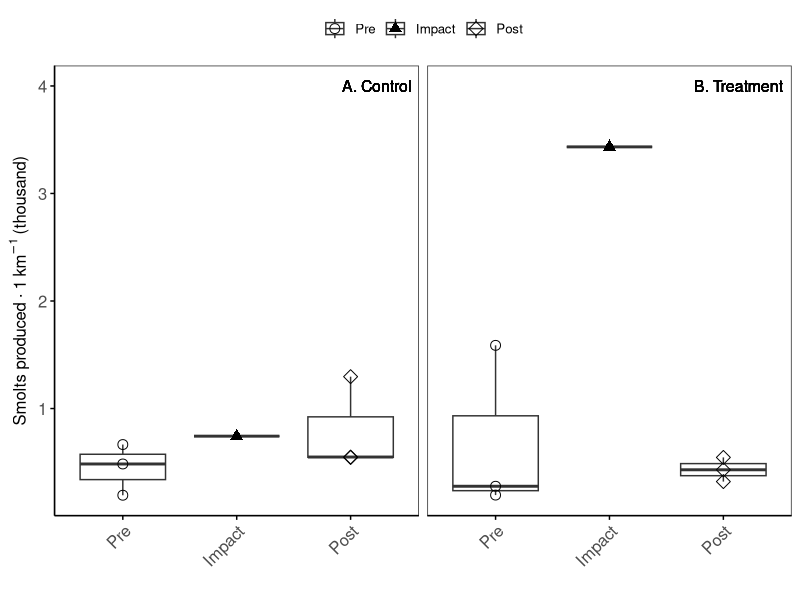
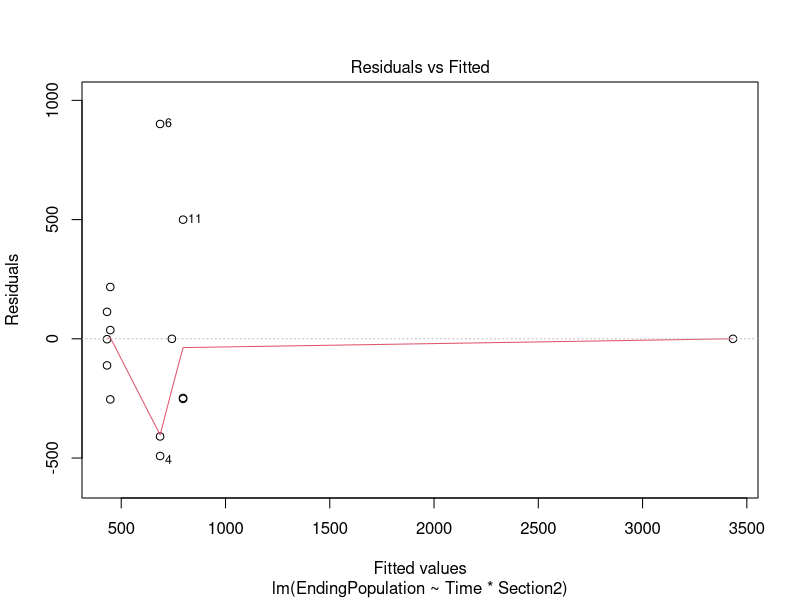
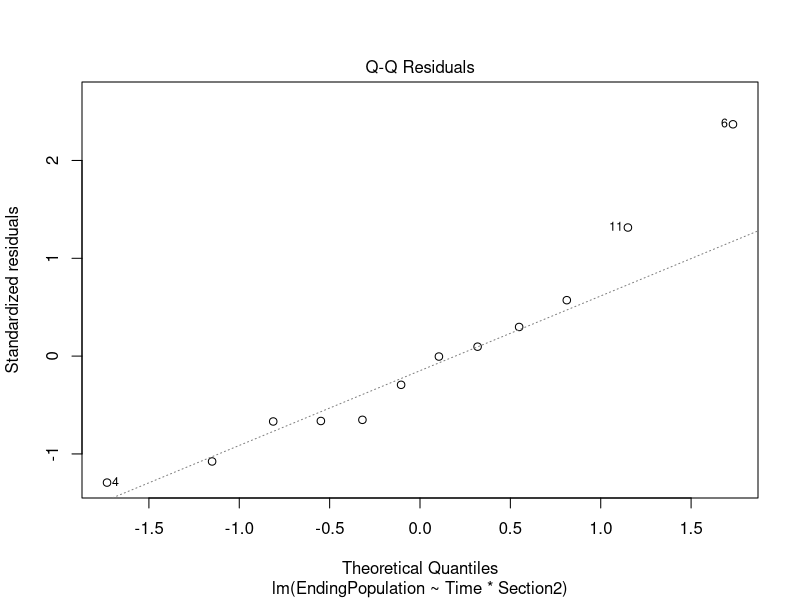
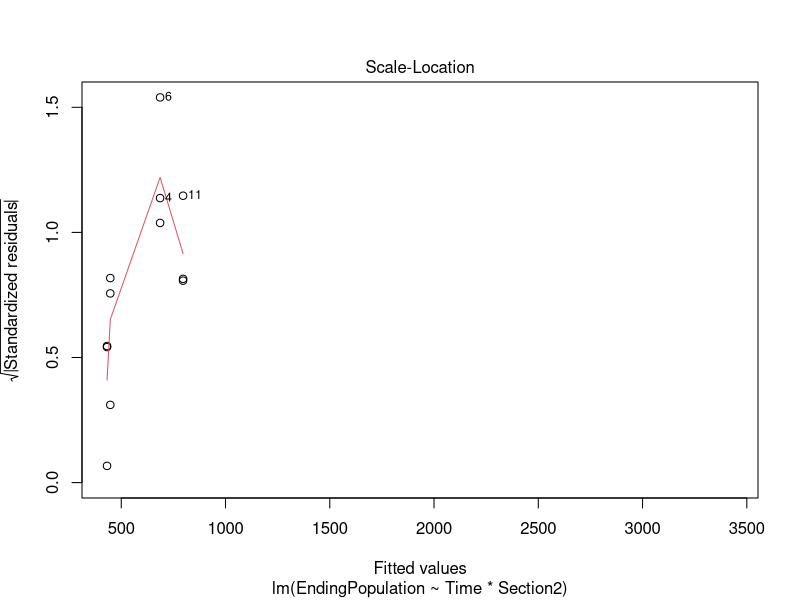
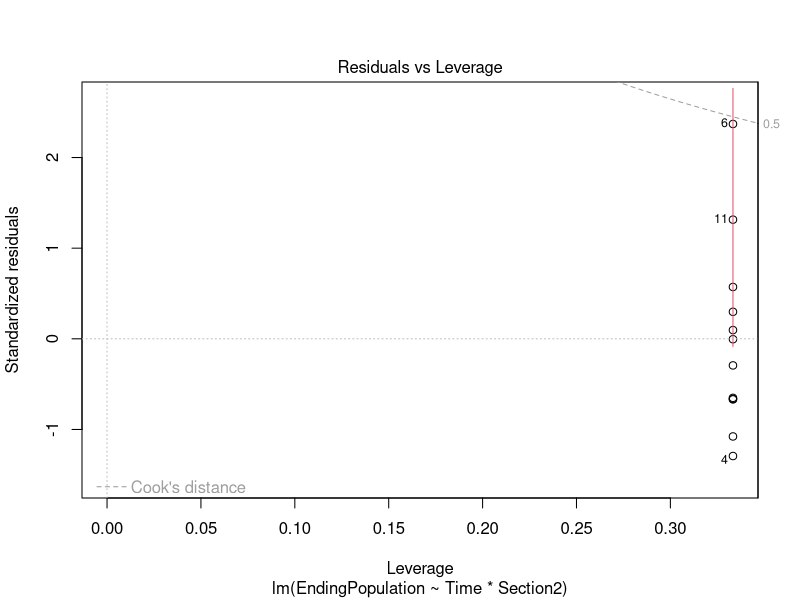
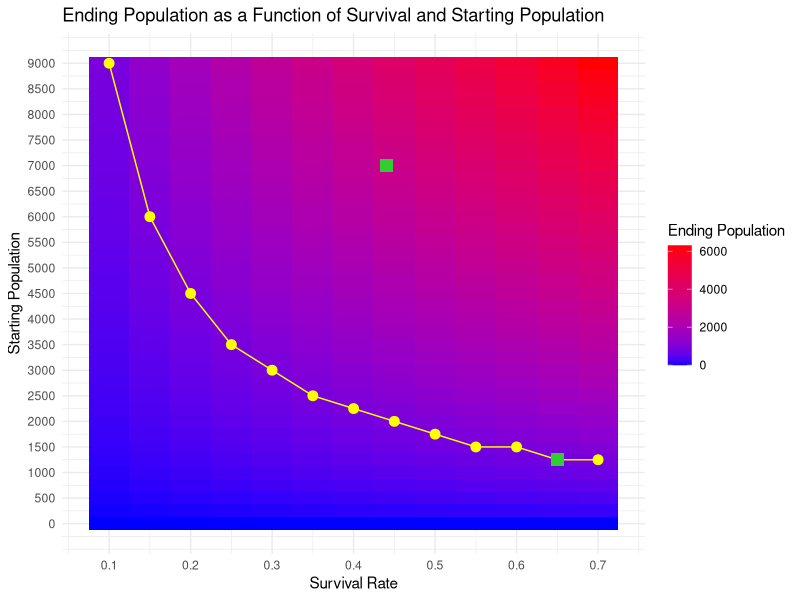
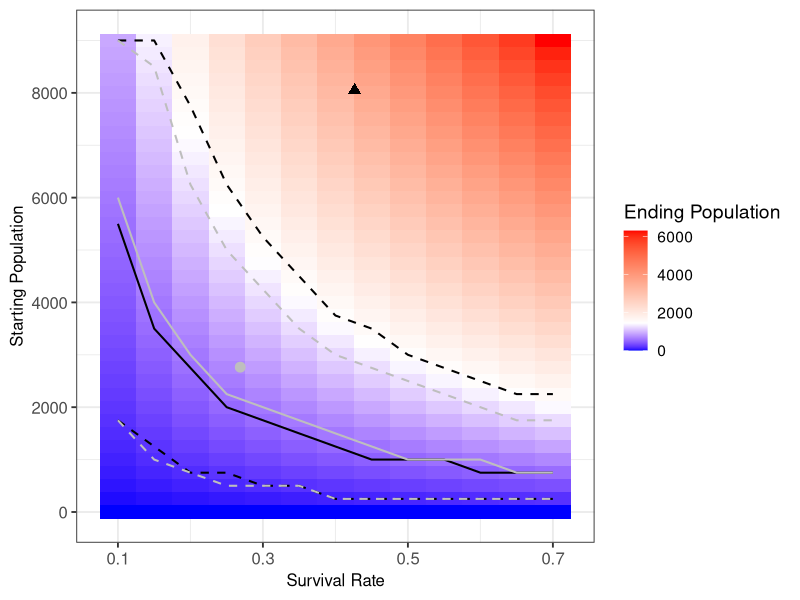
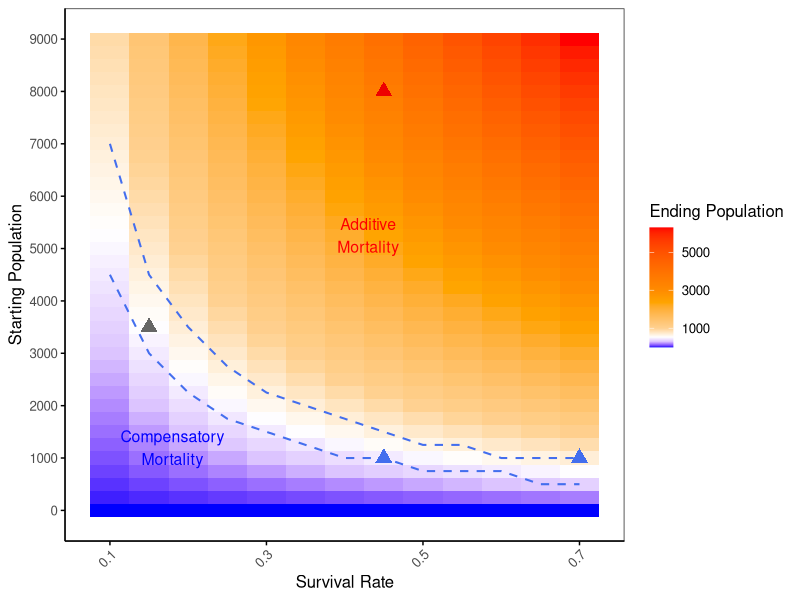

Generate these figures, in order, with R:
#Lindsy Ciepiela
#10/8/24
library(tidyverse)
#~~~~~~~~~~~~~~~~~~~~~~~~~~~~~~~~~~~~~~~~~~~~~~~~
#Import survival by  year
setwd("D:/2024_30Mile_Pub/R/Thirtymile_SMB_reduction/Survival/Summary_Plots_Modeled_Relative_Survival")
Surv <- read.csv("SurvivalB.csv")
Surv$Year <- as.character(Surv$Year)
Surv$Base <- NA
Surv <- Surv %>% 
   filter((MarkSite == "MObelow" & Year == "2017")|
            (MarkSite == "MObelow" & Year == "2018")|
            (MarkSite == "MObelow" & Year == "2019")|
            (MarkSite == "MOabove" & Year == "2020")|
            (MarkSite == "MOabove" & Year == "2021")|
            (MarkSite == "MOabove" & Year == "2022")|
            (MarkSite == "MOabove" & Year == "2023")|
            (MarkSite == "Per2")
            ) %>%
  mutate(Base = case_when(
    Year == "2017" ~ "PrePost", 
    Year == "2018" ~ "PrePost", 
    Year == "2019" ~ "PrePost", 
    Year == "2020" ~ "During", 
    Year == "2021" ~ "PrePost", 
    Year == "2022" ~ "PrePost", 
    Year == "2023" ~ "PrePost", 
  )) %>%
  
  mutate(MarkSite = case_when(
    MarkSite == "MOabove" ~ "Treatment", 
    MarkSite == "MObelow" ~ "Treatment", 
    MarkSite == "Per2" ~ "Control"
  )) %>%
  rename (Section2 = MarkSite) %>%
  select (Year, Section2, Base, mean, X2.5., X97.5.)



#~~~~~~~~~~~~~~~~~~~~~~~~~~~~~~~~~~~~~~~~~~~~~~~
#Import abundance by year
setwd("D:/2024_30Mile_Pub/R/Thirtymile_SMB_reduction/Abundance")
Abund <- read.csv("RBT_density.csv")
Abund$Year <- as.character(Abund$Year)
Abund$Base <- NA

Abund <- Abund %>% 
  filter (Section2 == "Treatment"|
          Section2 == "Control") %>%
  mutate(Base = case_when(
    Time == "Impact" ~ "During", 
    Time == "Pre" ~ "PrePost", 
    Time == "Impact +1" ~ "PrePost", 
    Time == "Post" ~ "PrePost"
  ))

Abund_Summary <- Abund %>% 
  group_by(Year, Base, Section2) %>%
  summarize (Mean_Density_MeanCE = mean(Density_MeanCE), 
             SD_Density_MeanCE = sd(Density_MeanCE), 
             Count_Density_MeanCE = n())
#~~~~~~~~~~~~~~~~~~~~~~~~~~~~~~~~~~~~~~~~~~~~~~~~~~~~~~~
#merge abundance and survival
head(Abund_Summary)
head(Surv)

Abund_Surv <- merge(Abund_Summary, Surv, by = c("Base", "Year", "Section2"))

#Calculate ending population
Abund_Surv$EndingPopulation <- (Abund_Surv$Mean_Density_MeanCE*1000)*Abund_Surv$mean

Abund_Surv$Time <- NA
Abund_Surv <- Abund_Surv %>% 
  mutate (Time = case_when (
    Year == 2017 ~ "Pre", 
    Year == 2018  ~ "Pre", 
    Year == 2019 ~ "Pre", 
    Year == 2020 ~ "Impact", 
    Year == 2021 ~ "Impact +1", 
    Year == 2022 ~ "Post", 
    Year == 2023 ~ "Post"
  ))

#In 2020 we effectively split the MO into two sections when we installed the wier. MO_above was considered the treatment area.

Abund_Surv <- Abund_Surv %>%
  filter(Section2!= "Below") %>%
  mutate (Time = case_when(
    Time == "Impact +1" ~ "Post", 
    TRUE ~ Time
  ))

Abund_Surv$Time <- factor(Abund_Surv$Time, levels = c("Pre", "Impact", "Impact +1", "Post"))

(Base_SmoltProduction <- ggplot(Abund_Surv, aes(x = Time, y = EndingPopulation, shape = Time)) +
    geom_boxplot(alpha = .5) +
    geom_point(aes(shape = Time), size = 3) +
    #ylim (0, 11.5)+
    
    labs(
      x = "", 
      y = expression("Smolts produced" ~ "\u00B7" ~ 1 ~ km^-1 ~ "(thousand)"),
      fill = "Year",  
      color = "Year"
    ) +
    scale_y_continuous(labels = scales::comma_format(scale = 1e-3))+
    
    # THEME
    theme(legend.position = "top", 
          panel.spacing = unit(1, "lines"), # Adjusting spacing between facets for clarity
          aspect.ratio = 1)+ # Ensuring same aspect ratio for consistent box size
    theme_bw(base_size = 12) +
    theme(
      plot.title = element_text(hjust = 0.5, size = 16),
      axis.title = element_text(size = 12),  
      axis.text = element_text(size = 12),  
      strip.text = element_blank(),  # Remove facet labels
      legend.position = "top",
      panel.grid = element_blank(),
      axis.text.x = element_text(angle = 45, hjust = 1),
      axis.line = element_line(color = "black", size = 0.5),
      axis.ticks = element_line(color = "black", size = 0.5)
    ) +
    guides(shape = guide_legend( title = NULL))+
  
    scale_shape_manual(values = c("Pre" = 1, "Impact" = 17, "Impact +1" = 5 , "Post" = 5 )) + 
    facet_wrap(.~Section2)+
    
    # #ANNOTATE
    geom_text(data = Abund_Surv %>% filter(Section2 == "Control"),
              aes(x = Inf, y = 4000, label = "A. Control"),
              hjust = 1.1, vjust = .5, size = 4, color = "black") +
    geom_text(data = Abund_Surv %>% filter(Section2 == "Treatment"),
              aes(x = Inf, y = 4000, label = "B. Treatment"),
              hjust = 1.1, vjust = .5, size = 4, color = "black")
)


setwd("D:/2024_30Mile_Pub/R/Thirtymile_SMB_reduction/Survival/Theortical_Survival_Abundance")
ggsave("SmoltProduction.png", plot = Base_SmoltProduction, width = 3.35, height = 4, dpi = 300)

# setwd("C:/Users/ciepieli/OneDrive/2024_Thirtymile/R/PublicationFigures")
# ggsave("SmoltProduction_wide.png", plot = Base_SmoltProduction, width = 7, height = 4, dpi = 300)


#Export smolt production
setwd("D:/2024_30Mile_Pub/R/Thirtymile_SMB_reduction/Survival/Theortical_Survival_Abundance")
write.csv(Abund_Surv, "Abund_Surv.csv")


#####################################
#####################################
#Test for signifcant differences
head(Abund_Surv)

Abund_Surv$Time <- factor(Abund_Surv$Time, levels = c("Pre", "Impact", "Post"))
Abund_Surv$Section2 <- factor(Abund_Surv$Section2, levels = c("Treatment", "Control"))


model <- lm(EndingPopulation ~ Time * Section2, data = Abund_Surv)
summary(model)

plot(model)

library(emmeans)
emm <- emmeans(model, ~ Time * Section2)
contrast(emm, interaction = "pairwise")
summary(emm)


#####################################
#####################################
#Extract quantiles
Quantile.50 <- quantile(Abund_Surv$EndingPopulation[Abund_Surv$Base == "PrePost"], .5)
Quantile.975 <- quantile(Abund_Surv$EndingPopulation[Abund_Surv$Base == "PrePost"], .975)
Quantile.025 <- quantile(Abund_Surv$EndingPopulation[Abund_Surv$Base == "PrePost"], .025)

mean_endingpop.treat <- mean(Abund_Surv$EndingPopulation[Abund_Surv$Base == "PrePost" & Abund_Surv$Section2 == "Treatment"])
min_endingpop.treat <- min(Abund_Surv$EndingPopulation[Abund_Surv$Base == "PrePost" & Abund_Surv$Section2 == "Treatment"])
max_endingpop.treat <- max(Abund_Surv$EndingPopulation[Abund_Surv$Base == "PrePost" & Abund_Surv$Section2 == "Treatment"])


mean_endingpop.cont <- mean(Abund_Surv$EndingPopulation[Abund_Surv$Base == "PrePost" & Abund_Surv$Section2 == "Control"])
min_endingpop.cont <- min(Abund_Surv$EndingPopulation[Abund_Surv$Base == "PrePost" & Abund_Surv$Section2 == "Control"])
max_endingpop.cont <- max(Abund_Surv$EndingPopulation[Abund_Surv$Base == "PrePost" & Abund_Surv$Section2 == "Control"])


EndingPop_Treatment <- Abund_Surv$EndingPopulation[Abund_Surv$Base == "During" & Abund_Surv$Section2 == "Treatment"]
EndingPop_Cont <- Abund_Surv$EndingPopulation[Abund_Surv$Base == "During" & Abund_Surv$Section2 == "Control"]

#~~~~~~~~~~~~~~~data.frame()#~~~~~~~~~~~~~~~~~~~~~~~~~~~~~~~~~~~~~~~~~~~~~~~~~~~~~~~
#Create a theortical dataframe that computes the ending population based on a range of starting population estimates and survival estimates


#Script for comparing the relationship between fall abundance and survival

# Create a vector of starting populations from 1250 to 7000, incrementing by 250
starting_population <- seq(0, 9000, by = 250)

# Create a vector of survival estimates from 0.05 to 0.75, incrementing by 0.05
survival_estimates <- seq(0.1, 0.7, by = 0.05)

# Create a dataframe using expand.grid to get all combinations of starting populations and survival estimates
DF <- expand.grid(StartingPopulation = starting_population, Survival = survival_estimates)

# Display the first few rows of the dataframe
head(DF)

DF$EndingPopulation <- DF$StartingPopulation * DF$Survival

DF$Survival <- as.factor(DF$Survival)

#~~~~~~~~~~~~~~~~~~~~~~~~~~~~~~~~~~~~~~~~~~~~~~~~~~~~~~~
#Plot Option 1 ####
#########

DF$Survival <- as.numeric(as.character(DF$Survival))
#LINE
# Create the heatmap
ggplot(DF, aes(x = Survival, y = StartingPopulation)) +
  geom_tile(aes(fill = EndingPopulation)) +
  scale_fill_gradient(low = "blue", high = "red") +
  
  # Calculate the max StartingPopulation for each Survival where EndingPopulation <= 937
  geom_line(data = DF %>%
              group_by(Survival) %>%
              filter(EndingPopulation <= 937) %>%
              slice_max(EndingPopulation, with_ties = FALSE), 
            aes(x = Survival, y = StartingPopulation), 
            color = "yellow", size = .5) +
  geom_point(data = DF %>%
              group_by(Survival) %>%
              filter(EndingPopulation <= 937) %>%
              slice_max(EndingPopulation, with_ties = FALSE), 
            aes(x = Survival, y = StartingPopulation), 
            color = "yellow", size = 3) +
  
  theme_minimal(base_size = 14) +  # Use theme_minimal with adjusted base text size for readability
  theme(
    plot.title = element_text(hjust = 0.5, size = 16, family = "Arial"),  # Center and bold title
    axis.title = element_text(family = "Arial", size =12),  # Bold axis titles
    strip.text = element_text(size = 12, face = "bold", family = "Arial"),  # Facet labels styled for readability
    legend.position = "top",  # Place the legend at the top for better clarity
    panel.grid = element_blank(),  # Remove grid lines for a cleaner look
    axis.text.x = element_text(angle = 45, hjust = 1),  # Adjust x-axis text if needed
    axis.line = element_line(color = "black", linewidth = 0.5),  # Add axis lines
    axis.ticks = element_line(color = "black", linewidth = 0.5)  # Add tick marks
  ) +
  
  # Add a specific point at Survival = 0.44 and Starting Population = 7000
  annotate("point", x = 0.44, y = 7000, color = "limegreen", size = 4, shape = 15) +
  
  # Add a specific point at Survival = 0.65 and Starting Population = 1250
  annotate("point", x = 0.65, y = 1250, color = "limegreen", size = 4, shape = 15) +
  
  # Increase the number of tick marks on the y-axis
  scale_y_continuous(breaks = seq(min(DF$StartingPopulation), max(DF$StartingPopulation), by = 500)) + 
  scale_x_continuous(breaks = seq(min(DF$Survival), max(DF$Survival), by = 0.1)) + 
  
  # Add labels and title
  labs(
    title = "Ending Population as a Function of Survival and Starting Population",
    x = "Survival Rate",
    y = "Starting Population",
    fill = "Ending Population"
  ) +
  theme_minimal()


#########

# Create the heatmap with a custom color scale of treatment
(Plot1 <- ggplot(DF, aes(x = Survival, y = StartingPopulation)) +
  geom_tile(aes(fill = EndingPopulation)) +
  
  # Define custom color gradient that breaks at 937 with white at the breakpoint
  scale_fill_gradientn(
    colors = c("blue", "white", "red"),  # Blue for low values, white at the break, red for high values
    values = scales::rescale(c(min_endingpop.treat, max_endingpop.treat, max(DF$EndingPopulation))),  # Break at 937
    limits = c(min(DF$EndingPopulation), max(DF$EndingPopulation)),  # Set limits of the color scale
    oob = scales::squish   # Handle out-of-bound values by squishing them into the range
  ) +
  
  # Calculate the max StartingPopulation for each Survival where EndingPopulation <= 937
  geom_line(data = DF %>%
              group_by(Survival) %>%
              filter(EndingPopulation < min_endingpop.treat) %>%
              slice_max(EndingPopulation, with_ties = FALSE), 
            aes(x = Survival, y = StartingPopulation), 
            color = "black", size = .7, 
            lty = "dashed") +
   
   geom_line(data = DF %>%
               group_by(Survival) %>%
               filter(EndingPopulation < max_endingpop.treat) %>%
               slice_max(EndingPopulation, with_ties = FALSE), 
             aes(x = Survival, y = StartingPopulation), 
             color = "black", size = .7, 
             lty = "dashed") +
    geom_line(data = DF %>%
                group_by(Survival) %>%
                filter(EndingPopulation < mean_endingpop.treat) %>%
                slice_max(EndingPopulation, with_ties = FALSE), 
              aes(x = Survival, y = StartingPopulation), 
              color = "black", size = .7, 
              lty = "solid") +
   
   
   # Calculate the max StartingPopulation for each Survival where EndingPopulation <= 937
   geom_line(data = DF %>%
               group_by(Survival) %>%
               filter(EndingPopulation < (min_endingpop.cont-10)) %>%
               slice_max(EndingPopulation, with_ties = FALSE), 
             aes(x = Survival, y = StartingPopulation), 
             color = "grey", size = .7, 
             lty = "dashed") +
   
   geom_line(data = DF %>%
               group_by(Survival) %>%
               filter(EndingPopulation < max_endingpop.cont) %>%
               slice_max(EndingPopulation, with_ties = FALSE), 
             aes(x = Survival, y = StartingPopulation), 
             color = "grey", size = .7, 
             lty = "dashed") +
   geom_line(data = DF %>%
               group_by(Survival) %>%
               filter(EndingPopulation < mean_endingpop.cont) %>%
               slice_max(EndingPopulation, with_ties = FALSE), 
             aes(x = Survival, y = StartingPopulation), 
             color = "grey", size = .7, 
             lty = "solid") +
   
  # Add additional plot elements and formatting
  theme_bw(base_size = 14) +
  theme(
    plot.title = element_text(hjust = 0.5, size = 16),
    axis.title = element_text(size = 12),
    axis.text = element_text(size = 12),
    legend.position = "right"
  ) +
  
  # Add labels and title
  labs(
    #title = "Ending Population as a Function of Survival and Starting Population",
    x = "Survival Rate",
    y = "Starting Population",
    fill = "Ending Population"
  )+
  
  # Add annotation text for compensatory and additive mortality
  # annotate("text", x = 0.65, y = 7800, 
  #          label = "Additive\nMortality", color = "black", size = 3, hjust = .5) +
  #   
  # annotate("text", x = 0.18, y = 1500, 
  #            label = "Compensatory\nMortality", color = "black", size = 3, hjust = .5) +
  
  # Add key points of interest in limegreen
  annotate("point", x = 0.4265412, y = 8.0498024*1000, color = "black", size = 3, shape = 17) +
   annotate("point", x = 0.2687439, y = 2.7640950*1000, color = "grey", size = 3, shape = 19) +
  
  # Adjust tick marks for clarity
  scale_y_continuous(breaks = seq(min(DF$StartingPopulation), max(DF$StartingPopulation), by = 2000)) + 
  scale_x_continuous(breaks = seq(min(DF$Survival), max(DF$Survival), by = 0.2)) 
)

setwd("C:/Users/ciepieli/OneDrive/2024_Thirtymile/R/PublicationFigures")
ggsave("Theoretical.png", plot = Plot1, width = 7, height = 4, dpi = 300)


#####################
######################
#Alternative plot
# Create the heatmap with a custom color scale
(Plot2 <- ggplot(DF, aes(x = Survival, y = StartingPopulation)) +
    geom_tile(aes(fill = EndingPopulation)) +
    
    # Define custom color gradient that breaks at 800 with an additional color
    scale_fill_gradientn(
      colors = c("blue", "white", "orange", "red"),  # Add "orange" between white and red
      values = scales::rescale(c(min(DF$EndingPopulation), 300, 1000, 3000, max(DF$EndingPopulation))),  # New values to match the colors
      limits = c(min(DF$EndingPopulation), max(DF$EndingPopulation)),  # Set limits of the color scale
      oob = scales::squish , # Handle out-of-bound values by squishing them into the range
      breaks = c(1000,  3000,  5000, 7000),  # Set the breaks for the legend
      labels = c("1000", "3000", "5000", "7000")  # Corresponding labels for the breaks
    ) +
    
   #BEFORE
    # Calculate the max StartingPopulation for each Survival where EndingPopulation <= 937
    geom_line(data = DF %>%
                group_by(Survival) %>%
                filter(EndingPopulation <= 700) %>%
                slice_max(EndingPopulation, with_ties = FALSE), 
              aes(x = Survival, y = StartingPopulation), 
              color = "royalblue2", size = .7, linetype = "dashed") +
   # #geom_point(data = DF %>%
   #               group_by(Survival) %>%
   #               filter(EndingPopulation <= 700) %>%
   #               slice_max(EndingPopulation, with_ties = FALSE), 
   #             aes(x = Survival, y = StartingPopulation), 
   #             color = "royalblue2", size = 1.5) +
   # 
   
   
   #AFTER
   # Calculate the max StartingPopulation for each Survival where EndingPopulation <= 937
   geom_line(data = DF %>%
               group_by(Survival) %>%
               filter(EndingPopulation <= 450.1) %>%
               slice_max(EndingPopulation, with_ties = FALSE), 
             aes(x = Survival, y = StartingPopulation), 
             color = "royalblue2", size = .7, linetype = "dashed") +
   # geom_point(data = DF %>%
   #              group_by(Survival) %>%
   #              filter(EndingPopulation <= 450.1) %>%
   #              slice_max(EndingPopulation, with_ties = FALSE), 
   #            aes(x = Survival, y = StartingPopulation), 
   #            color = "royalblue2", size = 1.5) +
   # 
   
  
   # THEME
   theme(panel.spacing = unit(1, "lines"), # Adjusting spacing between facets for clarity
         aspect.ratio = 1)+ # Ensuring same aspect ratio for consistent box size
   theme_bw(base_size = 12) +
   theme(
     plot.title = element_text(hjust = 0.5, size = 16),
     axis.title = element_text(size = 12),
     strip.text = element_blank(),  # Remove facet labels
     legend.position = "right",
     panel.grid = element_blank(),
     axis.text.x = element_text(angle = 45, hjust = 1),
     axis.line = element_line(color = "black", size = 0.5),
     axis.ticks = element_line(color = "black", size = 0.5)
   ) +
    
    # Add labels and title
    labs(
      x = "Survival Rate",
      y = "Starting Population",
      fill = "Ending Population"
    ) +
    
    # Add annotation text for compensatory and additive mortality
    annotate("text", x = 0.18, y = 1200, 
             label = "Compensatory\nMortality", color = "blue", size = 4, hjust = .5) +
    annotate("text", x = 0.43, y = 5250, 
             label = "Additive\nMortality", color = "red", size = 4, hjust = .5) +
    
    # Add key points of interest
    annotate("point", x = 0.45, y = 8.00 * 1000, color = "red2", size = 4, shape = 17) + #During
    annotate("point", x = 0.7, y = 1 * 1000, color = "royalblue2", size = 4, shape = 17) + #Before
    annotate("point", x = 0.15, y = 3.5 * 1000, color = "gray40", size = 4, shape = 17) + #Residual
    annotate("point", x = 0.45, y = 1 * 1000, color = "royalblue2", size = 4, shape = 17) + #After
    
    
    # Adjust tick marks for clarity
    scale_y_continuous(breaks = seq(min(DF$StartingPopulation), max(DF$StartingPopulation), by = 1000)) + 
    scale_x_continuous(breaks = seq(min(DF$Survival), max(DF$Survival), by = 0.2))
 




)

setwd("C:/Users/ciepieli/OneDrive/2024_Thirtymile/R/PublicationFigures")
ggsave("Theoretical.png", plot = Plot2, width = 7, height = 5, dpi = 300)
